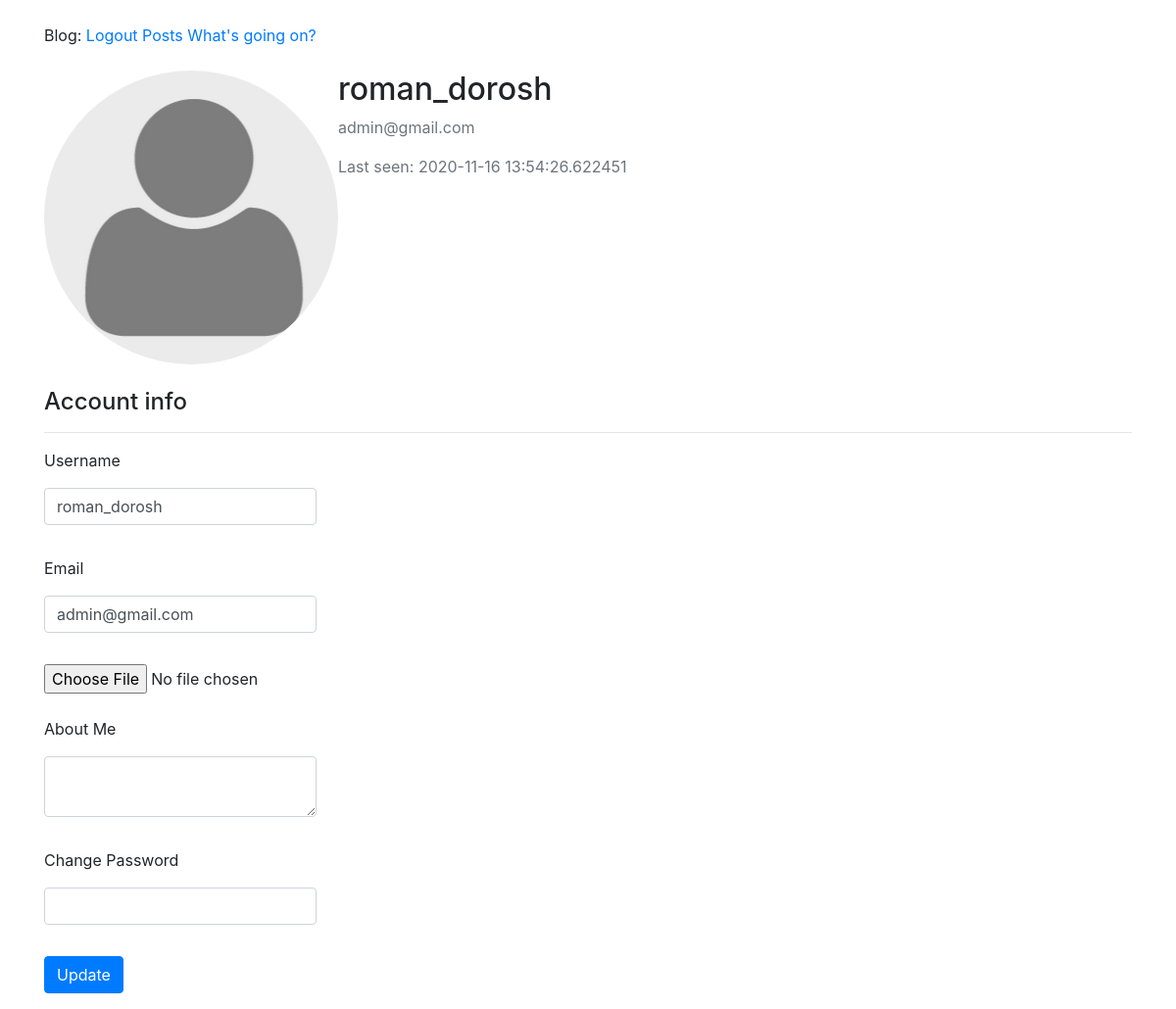
Page /account (signed in) on the committed database.
### app/models.py (models this page shows, shortened)
class User(UserMixin, db.Model):
    id = db.Column(db.Integer, primary_key=True)
    username = db.Column(db.String(64), index=True, unique=True)
    email = db.Column(db.String(120), index=True, unique=True)
    image_file = db.Column(db.String(20), nullable=False, default = 'default.jpg')
    about_me = db.Column(db.String(200), nullable=True)
    last_seen = db.Column(db.DateTime, default=datetime.utcnow)
    password_hash = db.Column(db.String(128))
    posts = db.relationship('Post', backref='author', lazy='dynamic')

### app/views.py (the view)
@app.route('/account', methods=['GET', 'POST'])
@login_required
def account():
    form = UpdateAccountForm()
    if form.validate_on_submit():
        if form.picture.data:
            picture_file = save_picture(form.picture.data)
            current_user.image_file = picture_file
        current_user.username = form.username.data
        current_user.email = form.email.data
        current_user.about_me = form.about_me.data
        current_user.set_password(form.password.data)
        db.session.commit()
        flash('Your account has been updated!', 'success')
        return redirect(url_for('account'))
    elif request.method == 'GET':
        form.username.data = current_user.username
        form.email.data = current_user.email
        form.about_me.data = current_user.about_me
        form.password.data = current_user.password_hash
    image_file = url_for('static', filename=f'profile_pics/{current_user.image_file}')
    return render_template('account.html', title='Account', image=image_file, form=form)

### app/forms.py (shortened to what this page needs)
class UpdateAccountForm(FlaskForm):
    username = StringField('Username', validators=[Length(min=4, max=25,
                                              message='This field length must be between 4 and 25 characters'),
                                              DataRequired('This field is required'),
                                              Regexp('^[A-Za-z][A-Za-z0-9_.]*$', 0,
                                              'Username must have only '
                                              'letters, numbers, dots or '
                                              'underscores')])
    email = StringField('Email', validators=[DataRequired(), Email()])
    picture = FileField('Update Picture', validators=[FileAllowed(['jpg', 'png'])])
    about_me = TextAreaField('About Me', validators=[Length(min=0, max=200)])
    password = PasswordField('Change Password', validators=[Length(min=6, message='This field length must be more 5 characters')])
    submit = SubmitField('Update')

### app/models.py (called while the page is built)
@login.user_loader
def load_user(id):
    return User.query.get(int(id))

### app/views.py (called while the page is built)
@app.before_request
def before_request():
    if current_user.is_authenticated:
        current_user.last_seen = datetime.utcnow()
        db.session.commit()

### app/templates/account.html (shortened to what this page needs)
{% extends "base.html" %}
{% from "_render_field.html" import render_field %}
{% block content %}
    <br>
    <div class="content-section">
        <div class="media">
            <img class="rounded-circle account-img" src="{{image}}">
            <div class="media-body">
                <h2 class="account-heading">{{ current_user.username }}</h2>
                <p class="text-secondary">{{ current_user.email }}</p>
                <p class="text-secondary">Last seen: {{ current_user.last_seen }}</p>
            </div>
        </div>
        <br>
        <form method="POST" action="{{url_for('account', next=request.args.get('next'))}}" enctype="multipart/form-data">
            <p class="h4">Account info</p>
            <hr>
            <div class="md-form form-group w-25">
                {{ render_field(form.username) }}
                {{ render_field(form.email) }}
                {{ form.picture }}<br><br>
                {{ render_field(form.about_me) }}
                {{ render_field(form.password) }}
                {{ form.submit(class_="btn btn-primary") }}
            </div>
        </form>
    </div>
{% endblock %}

### app/templates/_render_field.html
{% macro render_field(field) %}
 <label>{{ field.label }}</label>
{% if field.errors %}
<dd>{{ field(class_="form-control", style="background-color: red;", **kwargs) | safe }}
        <ul>
        {% for error in field.errors %}
        <li  class="list-group-item list-group-item-danger"> {{error}} </li>
        {% endfor %}
        </ul>
{% else %}
<dd> {{ field(class_="form-control", **kwargs) | safe }} </dd>
<br>
{% endif %}
{% endmacro %}

### rows in the picture
User: username "roman_dorosh", email "admin@gmail.com", last_seen "2020-11-16 13:54:26.622451"

### other values in the picture
{{ field.label }} "Username Email About Me Change Password"
